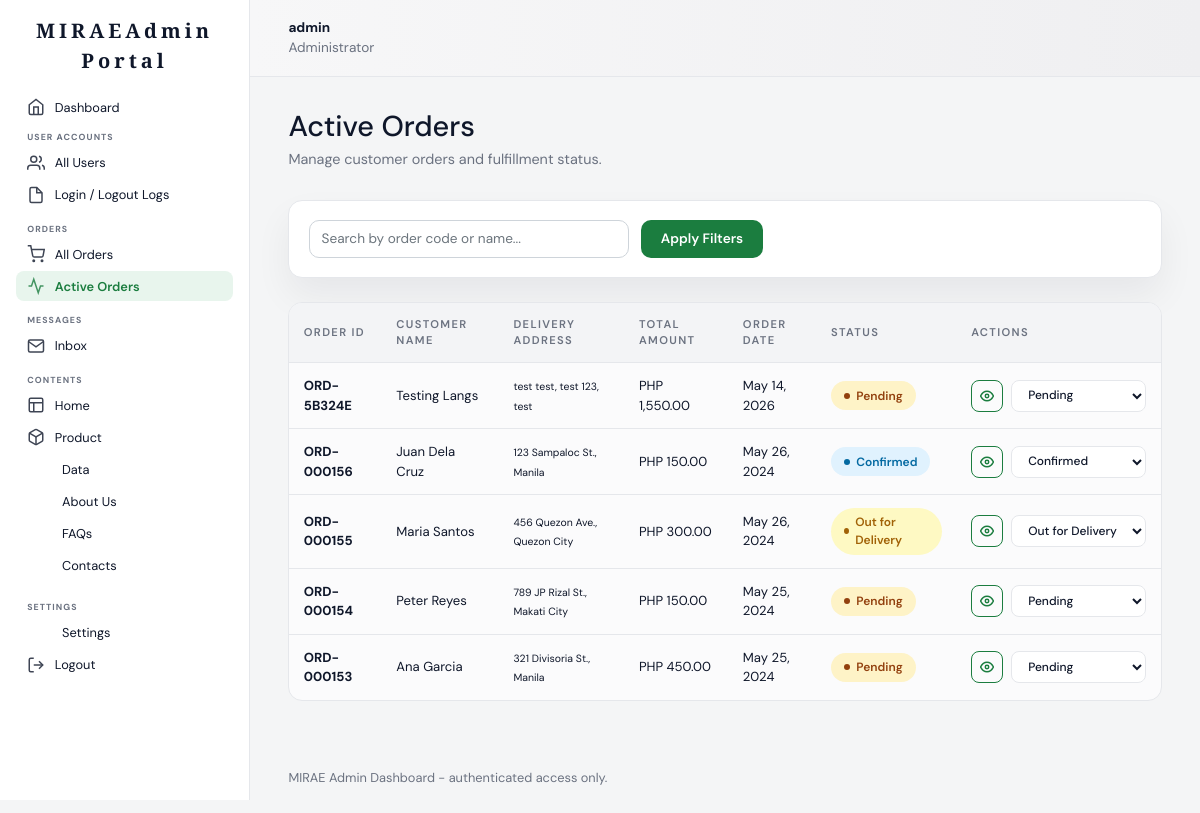
The page /admin/orders.php?status=active (signed in) on the database its author committed.
### tables this page shows
CREATE TABLE `orders` (
  `id` int(11) NOT NULL AUTO_INCREMENT,
  `order_code` varchar(50) NOT NULL,
  `customer_id` int(11) NOT NULL,
  `total` decimal(10,2) NOT NULL DEFAULT 0.00,
  `payment_status` enum('Paid','Unpaid') NOT NULL DEFAULT 'Unpaid',
  `payment_method` varchar(100) DEFAULT NULL,
  `order_status` enum('Pending','Confirmed','Out for Delivery','Delivered','Cancelled') NOT NULL DEFAULT 'Pending',
  `shipping_method` varchar(100) DEFAULT NULL,
  `tracking_number` varchar(100) DEFAULT NULL,
  `created_at` timestamp NOT NULL DEFAULT current_timestamp(),
  PRIMARY KEY (`id`),
  UNIQUE KEY `order_code` (`order_code`),
  KEY `customer_id` (`customer_id`),
  CONSTRAINT `orders_ibfk_1` FOREIGN KEY (`customer_id`) REFERENCES `customers` (`id`) ON DELETE CASCADE
);

CREATE TABLE `customers` (
  `id` int(11) NOT NULL AUTO_INCREMENT,
  `name` varchar(255) NOT NULL,
  `email` varchar(255) NOT NULL,
  `password` varchar(255) NOT NULL,
  `phone` varchar(20) DEFAULT NULL,
  `address` text DEFAULT NULL,
  `city` varchar(100) DEFAULT NULL,
  `province` varchar(100) DEFAULT NULL,
  `postal_code` varchar(20) DEFAULT NULL,
  `status` enum('Active','Inactive') NOT NULL DEFAULT 'Active',
  `notes` text DEFAULT NULL,
  `created_at` timestamp NOT NULL DEFAULT current_timestamp(),
  `last_login` timestamp NULL DEFAULT NULL,
  `last_logout` timestamp NULL DEFAULT NULL,
  PRIMARY KEY (`id`),
  UNIQUE KEY `email` (`email`)
);

### admin/orders.php (the view, shortened to what this page needs)
<?php
require_once __DIR__ . '/../config/db.php';
$statusFilter = isset($_GET['status']) ? $_GET['status'] : '';
$search = isset($_GET['search']) ? trim($_GET['search']) : '';
$whereClauses = [];
if ($statusFilter === 'active') {
    $whereClauses[] = "o.order_status IN ('Pending', 'Confirmed', 'Out for Delivery')";
} elseif ($statusFilter) {
    $whereClauses[] = "o.order_status = '$statusFilter'";
}
$whereSql = count($whereClauses) > 0 ? "WHERE " . implode(' AND ', $whereClauses) : '';
$orders = [];
$sql = "SELECT o.id, o.order_code, o.payment_status, o.payment_method, o.order_status, o.shipping_method, o.total,
        o.created_at, c.name, c.address, c.city
        FROM orders o
        INNER JOIN customers c ON c.id = o.customer_id
        $whereSql
        ORDER BY o.created_at DESC";
if ($result = $conn->query($sql)) {
    while ($row = $result->fetch_assoc()) {
        $orders[] = $row;
    }
}
include __DIR__ . '/includes/header.php';
include __DIR__ . '/includes/sidebar.php';
?>
<main class="admin-content">
    <div class="page-header">
        <h1><?php echo $statusFilter === 'active' ? 'Active Orders' : 'All Orders'; ?></h1>
        <p>Manage customer orders and fulfillment status.</p>
    </div>
    <section class="table-controls">
        <form action="" method="get" class="search-form">
            <div style="flex: 1; max-width: 320px;">
                <input type="text" name="search" class="form-control" placeholder="Search by order code or name..." value="<?php echo htmlspecialchars($search); ?>">
            </div>
            <button type="submit" class="btn btn-primary">Apply Filters</button>
        </form>
    </section>
    <div class="table-wrap">
        <table>
            <thead>
                <tr>
                    <th>Order ID</th>
                    <th>Customer Name</th>
                    <th>Delivery Address</th>
                    <th>Total Amount</th>
                    <th>Order Date</th>
                    <th>Status</th>
                    <th>Actions</th>
                </tr>
            </thead>
            <tbody>
                <?php if (!$orders) : ?>
                    <tr><td colspan="7">No orders found.</td></tr>
                <?php else : ?>
                    <?php foreach ($orders as $order) : ?>
                        <?php
                        $statusClass = 'status-' . strtolower(str_replace(' ', '-', $order['order_status']));
                        ?>
                        <tr>
                            <td><strong><?php echo htmlspecialchars($order['order_code']); ?></strong></td>
                            <td><?php echo htmlspecialchars($order['name']); ?></td>
                            <td>
                                <small><?php echo htmlspecialchars($order['address']); ?>, <?php echo htmlspecialchars($order['city']); ?></small>
                            </td>
                            <td>PHP <?php echo number_format((float) $order['total'], 2); ?></td>
                            <td><?php echo htmlspecialchars(date('M d, Y', strtotime($order['created_at']))); ?></td>
                            <td><span class="status-pill <?php echo $statusClass; ?>"><?php echo htmlspecialchars($order['order_status']); ?></span></td>
                            <td>
                                <div class="icon-actions">
                                    <a href="view_order.php?id=<?php echo $order['id']; ?>" class="btn btn-outline-primary btn-sm" title="View Details">
                                        <svg viewBox="0 0 24 24" width="14" height="14" fill="none" stroke="currentColor" stroke-width="2.5"><path d="M1 12s4-8 11-8 11 8 11 8-4 8-11 8-11-8-11-8z"></path><circle cx="12" cy="12" r="3"></circle></svg>
                                    </a>
                                    <select class="status-select" onchange="updateStatus(<?php echo $order['id']; ?>, this.value)">
                                        <option value="Pending" <?php echo $order['order_status'] === 'Pending' ? 'selected' : ''; ?>>Pending</option>
                                        <option value="Confirmed" <?php echo $order['order_status'] === 'Confirmed' ? 'selected' : ''; ?>>Confirmed</option>
                                        <option value="Out for Delivery" <?php echo $order['order_status'] === 'Out for Delivery' ? 'selected' : ''; ?>>Out for Delivery</option>
                                    </select>
                                </div>
                            </td>
                        </tr>
                    <?php endforeach; ?>
                <?php endif; ?>
            </tbody>
        </table>
    </div>
</main>
<?php include __DIR__ . '/includes/footer.php'; ?>

### admin/assets/css/admin.css (style rules this page uses)
:root { --admin-bg: #f4f5f6; --admin-card: #ffffff; --admin-border: #e5e7eb; --admin-text: #0f172a; --admin-muted: #6b7280; --admin-accent: #1b7d3f; --admin-accent-soft: rgba(27, 125, 63, 0.14); --admin-radius: 16px; --admin-shadow: 0 18px 36px rgba(15, 23, 42, 0.06); }
* { box-sizing: border-box; }
body.admin-page { margin: 0; font-family: "DM Sans", "Segoe UI", sans-serif; color: var(--admin-text); background: var(--admin-bg); }
a, a:hover { color: inherit; text-decoration: none !important; }
.table-controls { margin-bottom: 1.5rem; background: var(--admin-card); padding: 1.2rem; border-radius: 14px; border: 1px solid var(--admin-border); box-shadow: var(--admin-shadow); }
.search-form { display: flex; align-items: center; gap: 0.75rem; flex-wrap: wrap; }
.search-form .form-control { height: 38px; border-radius: 10px; font-size: 0.85rem; }
.status-select { padding: 0 0.75rem; height: 32px; border-radius: 8px; border: 1px solid var(--admin-border); font-size: 0.75rem; font-weight: 500; background-color: #ffffff; color: var(--admin-text); cursor: pointer; transition: border-color 0.2s ease; }
.admin-content { padding: 2rem 2.4rem 3rem; max-width: 1250px; }
.page-header { display: flex; flex-direction: column; gap: 0.35rem; margin-bottom: 1.8rem; }
.page-header h1 { margin: 0; font-size: 1.8rem; }
.page-header p { margin: 0; color: var(--admin-muted); font-size: 0.9rem; }
.icon-actions { display: flex; align-items: center; gap: 0.5rem; }
.btn-sm { height: 32px; padding: 0 0.8rem; font-size: 0.75rem; border-radius: 8px; }
.btn-primary { display: inline-flex; align-items: center; justify-content: center; text-decoration: none; background: var(--admin-accent); color: #ffffff; padding: 0 1.2rem; height: 38px; border-radius: 10px; font-size: 0.85rem; font-weight: 600; border: 1px solid transparent; cursor: pointer; transition: all 0.2s ease; }
.btn-outline-primary { display: inline-flex; align-items: center; justify-content: center; background: transparent; color: var(--admin-accent); border: 1px solid var(--admin-accent); padding: 0 0.9rem; height: 32px; border-radius: 8px; font-size: 0.8rem; font-weight: 600; cursor: pointer; transition: all 0.2s ease; }
.table-wrap { overflow: hidden; border-radius: 14px; border: 1px solid var(--admin-border); background: #fbfbfc; }
.table-wrap table { width: 100%; border-collapse: collapse; font-size: 0.82rem; }
.table-wrap th, .table-wrap td { padding: 0.8rem 0.9rem; border-bottom: 1px solid var(--admin-border); text-align: left; vertical-align: middle; }
.table-wrap th { background: #f3f4f6; color: var(--admin-muted); font-weight: 600; font-size: 0.7rem; text-transform: uppercase; letter-spacing: 0.12em; }
.table-wrap tr:last-child td { border-bottom: none; }
.status-pill { display: inline-flex; align-items: center; justify-content: center; padding: 0.2rem 0.6rem; border-radius: 999px; font-size: 0.7rem; font-weight: 600; }
.status-pending { background: #fff3cd; color: #b45309; }
.status-confirmed { background: #e0f2fe; color: #0369a1; }
.status-out-for-delivery { background: #fef9c3; color: #a16207; }
.icon-actions .btn { width: 32px; height: 32px; padding: 0; display: inline-flex; align-items: center; justify-content: center; border-radius: 8px; }
.status-pill { padding: 0.35rem 0.8rem; border-radius: 999px; font-size: 0.75rem; font-weight: 600; display: inline-flex; align-items: center; gap: 0.4rem; }
.status-pill::before { content: ""; width: 6px; height: 6px; border-radius: 50%; background: currentColor; }
.status-pending { background: #fef3c7; color: #92400e; }

### rows shown on the page
orders: order_code "ORD-5B324E", customer.name "Testing Langs", customer.address "test test, test 123", customer.city "test", total "1,550.00", created_at "May 14, 2026", order_status "Pending", order_status+id "Pending"
orders: order_code "ORD-000156", customer.name "Juan Dela Cruz", customer.address "123 Sampaloc St.", customer.city "Manila", total "150.00", created_at "May 26, 2024", order_status "Confirmed", order_status+id "Confirmed"
orders: order_code "ORD-000155", customer.name "Maria Santos", customer.address "456 Quezon Ave.", customer.city "Quezon City", total "300.00", created_at "May 26, 2024", order_status "Out for Delivery", order_status+id "Out for Delivery"
orders: order_code "ORD-000154", customer.name "Peter Reyes", customer.address "789 JP Rizal St.", customer.city "Makati City", total "150.00", created_at "May 25, 2024", order_status "Pending", order_status+id "Pending"
orders: order_code "ORD-000153", customer.name "Ana Garcia", customer.address "321 Divisoria St.", customer.city "Manila", total "450.00", created_at "May 25, 2024", order_status "Pending", order_status+id "Pending"

### other values the page prints
$adminName "admin"
$adminRole "Administrator"
